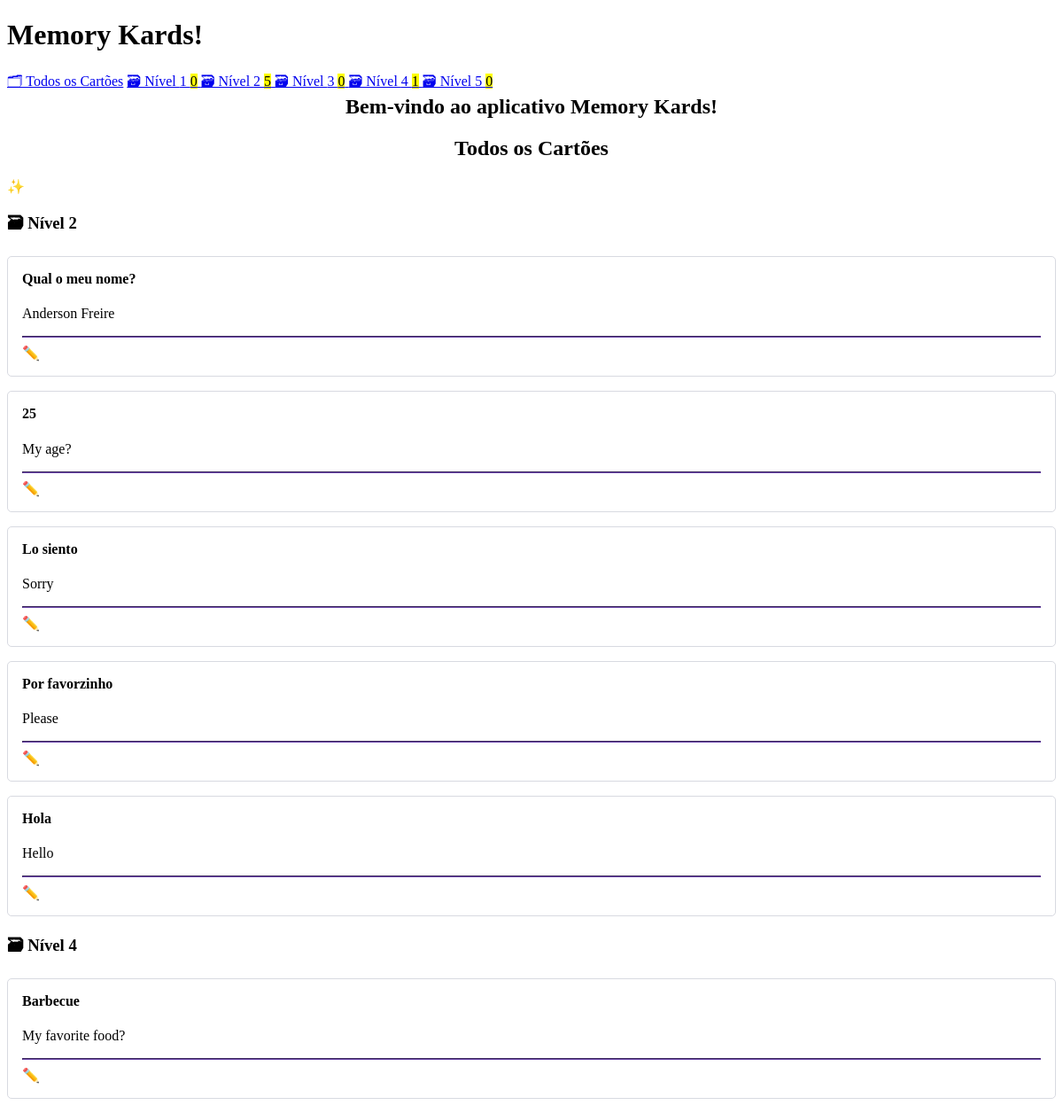
The page / on the database its author committed.
### cards/models.py (models this page shows, shortened)
class Card(models.Model):
    pergunta = models.CharField(max_length=100)
    resposta = models.CharField(max_length=100)
    nivel = models.IntegerField(
        choices=zip(BOXES, BOXES),
        default=BOXES[0],
    )
    date_created = models.DateTimeField(auto_now_add=True)

### cards/views.py (the view)
class CardListView(ListView):
    model = Card
    queryset = Card.objects.all().order_by("nivel", "-date_created")

### cards/templatetags/cards_tags.py (called while the page is built)
@register.inclusion_tag("cards/box_links.html")
def boxes_as_links():
    boxes = []
    for box_num in BOXES:
        card_count = Card.objects.filter(nivel=box_num).count()
        boxes.append({
            "number": box_num,
            "card_count": card_count,
        })
    return {"boxes": boxes}

### cards/templates/cards/card_list.html
{% extends "cards/base.html" %}
{% load humanize %}
{% block content %}
    <h2>
        Todos os Cartões
    </h2>
    <a href="{% url 'card-create' %}" role="button">
        ✨ Criar Novo Cartão
    </a>
    {% for card in card_list %}
        {% ifchanged %}
            <h3>🗃 Nível {{ card.nivel }}</h3>
        {% endifchanged %}
        {% include "cards/card.html" %}
    {% endfor %}
{% endblock content %}

### cards/templates/cards/base.html (shortened to what this page needs)
<!DOCTYPE html>
<html lang="en">
<head>
    <link rel="stylesheet" href="https://cdn.simplecss.org/simple.min.css">
</head>
<body>
    <header>
        <h1>Memory Kards!</h1>
        {% include "cards/navigation.html" %}
    </header>
    <main>
        <h2>Bem-vindo ao aplicativo Memory Kards!</h2>
        {% block content %}
        {% endblock content %}
    </main>
</body>
</html>

### cards/templates/cards/navigation.html
{% load cards_tags %}
<nav>
    <a href="{% url 'card-list' %}">🗂 Todos os Cartões</a>
    {% boxes_as_links %}
</nav>

### cards/templates/cards/box_links.html
{% load humanize %}
{% for box in boxes %}
    <a href="{% url 'nivel' box_num=box.number %}">
        🗃 Nível {{ box.number }} <mark>{{ box.card_count }}</mark>
    </a>
{% endfor %}

### cards/templates/cards/card.html (shortened to what this page needs)
<article>
    <h4>{{ card.pergunta }}</h4>
    {% if not check_card %}
        <p>{{ card.resposta }}</p>
        <hr>
        <a href="{% url 'card-update' card.id %}" role="button">
            ✏️ Editar Cartão
        </a>
    {% endif %}
 </article>

### cards/templates/cards/base.html (style rules this page uses)
:root { --accent: #6e48ad; --accent-bg: white; --bg: #fff; --text: #212121; --text-light: #585858; --border: #d8dae1; --code: #d81b60; --preformatted: #444; }
article { background-color: var(--marked); border: 1px solid var(--border); border-radius: 5px; padding: 1em; margin: 1em 0; }
h2 { text-align: center; }
h2, h4 { margin-top: 0; }
hr { background: var(--accent); border-color: var(--accent); }
button, a[role="button"] { color: white; text-decoration: none; }

### rows shown on the page
Card: nivel "2", pergunta "Qual o meu nome?", resposta "Anderson Freire"
Card: pergunta "25", resposta "My age?"
Card: pergunta "Lo siento", resposta "Sorry"
Card: pergunta "Por favorzinho", resposta "Please"
Card: pergunta "Hola", resposta "Hello"
Card: nivel "4", pergunta "Barbecue", resposta "My favorite food?"

### other values the page prints
{{ box.number }} "1" "2" "3" "4" "5"
{{ box.card_count }} "0" "5" "0" "1" "0"
